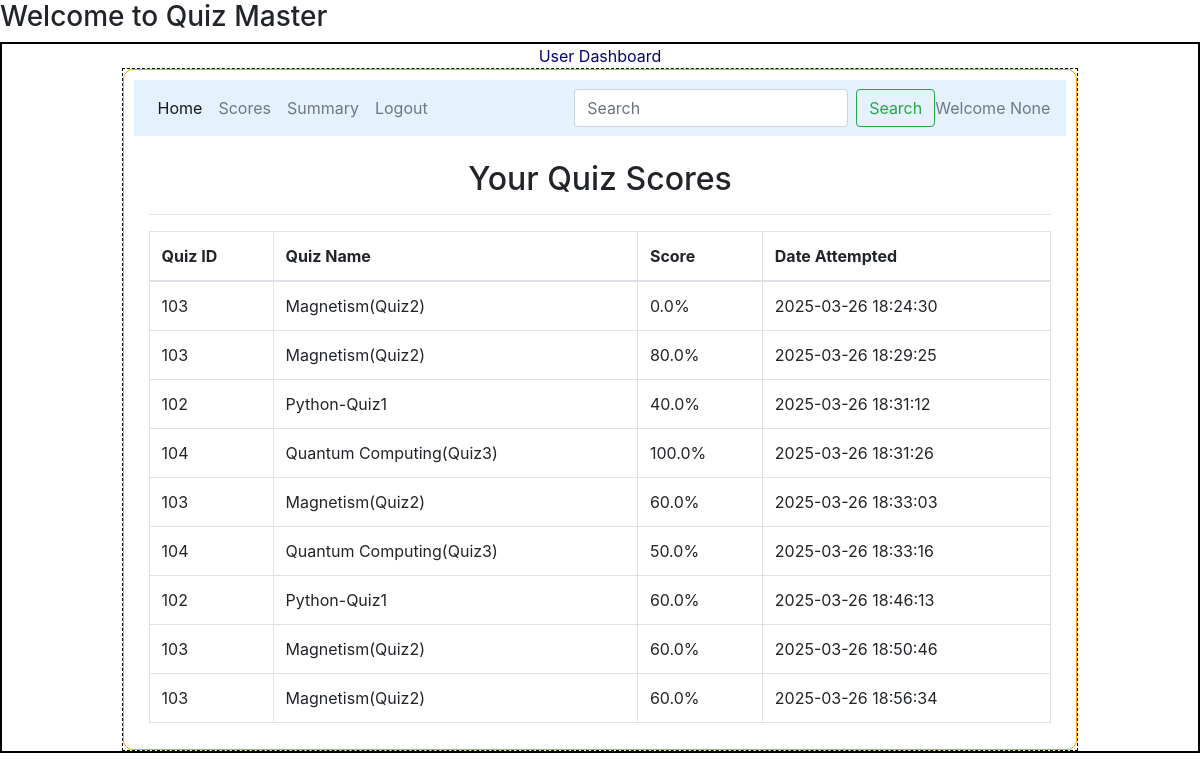
The page /view_scores/3 on the database as committed earlier.
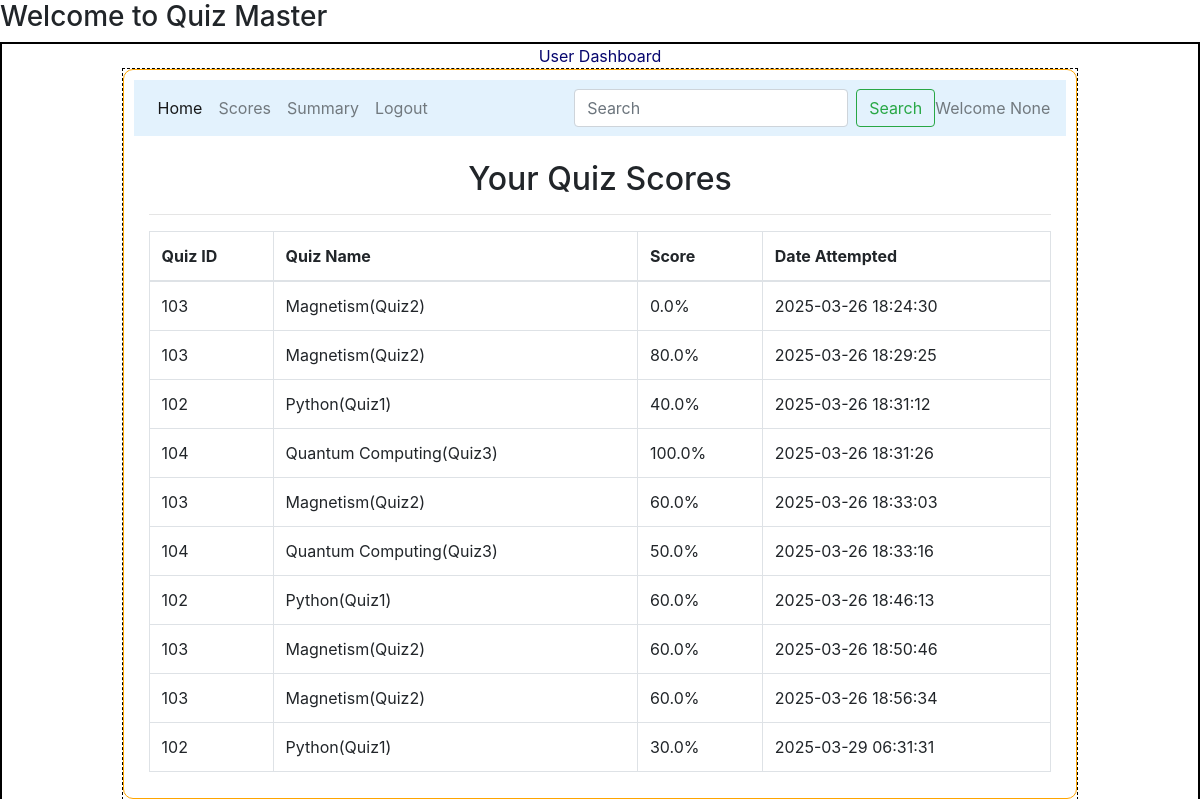
The same page on the database as committed later.
### models/model1.py (models this page shows)
class Scores(db.Model):
    __tablename__="scores"
    id=db.Column(db.Integer,primary_key=True)
    quiz_id=db.Column(db.Integer,db.ForeignKey("quiz.id", ondelete="CASCADE", onupdate="CASCADE"),nullable=False)
    user_id=db.Column(db.Integer,db.ForeignKey("user_info.id"),nullable=False)
    time_stamp_of_attempt=db.Column(db.DateTime,nullable=False)
    total_scored=db.Column(db.Float,default=0)
    quiz = db.relationship("Quiz", backref=db.backref("scores", cascade="all, delete-orphan", passive_deletes=True))
    user = db.relationship("User_Info", backref=db.backref("scores", cascade="all, delete-orphan", passive_deletes=True))

class Quiz(db.Model):
    __tablename__="quiz"
    id=db.Column(db.Integer,primary_key=True,autoincrement=True)
    chapter_id=db.Column(db.Integer,db.ForeignKey("chapter.id"),nullable=False)
    quiz_name=db.Column(db.String,nullable=False)
    date_of_quiz=db.Column(db.Date,nullable=False)
    time_duration=db.Column(db.Time,nullable=False)
    remarks=db.Column(db.String,nullable=False)
    questions=db.relationship("Questions",cascade="all,delete",backref="quiz",lazy=True)

### controllers/routes.py (the view)
@app.route('/view_scores/', defaults={'user_id': None})
@app.route('/view_scores/<int:user_id>')
def view_scores(user_id):
    user_id = user_id or session.get("user_id")
    if not user_id:
        flash("User not logged in!", "danger")
        return redirect(url_for("login"))  # Redirect to login if needed
    name = session.get("name")
    scores = Scores.query.filter_by(user_id=user_id).all()
    return render_template('view_scores.html', scores=scores, user_id=user_id,name=name)

### templates/view_scores.html
{% extends "user_layout.html" %}
{% block content %}
<div class="container mt-4">
    <h2 class="text-center">Your Quiz Scores</h2>
    <hr>
    <table class="table table-bordered">
        <thead>
            <tr>
                <th>Quiz ID</th>
                <th>Quiz Name</th>
                <th>Score</th>
                <th>Date Attempted</th>
            </tr>
        </thead>
        <tbody>
            {% for score in scores %}
            <tr>
                <td>{{ score.quiz_id }}</td>
                <td>{{ score.quiz.quiz_name }}</td>
                <td>
                    {% set max_score = score.quiz.questions|length %}
                    {% if max_score > 0 %}
                      {{ (score.total_scored / max_score * 100) | round(2) }}%
                    {% else %}
                      N/A
                    {% endif %}
                </td>
                <td>{{ score.time_stamp_of_attempt }}</td>
            </tr>
            {% endfor %}
        </tbody>
    </table>
</div>
{% endblock %}

### templates/user_layout.html (shortened to what this page needs)
<!DOCTYPE html>
<html lang="en">
<head>
    <link rel="stylesheet" href="/static/main.css">
    <link rel="stylesheet" href="https://cdn.jsdelivr.net/npm/bootstrap@4.0.0/dist/css/bootstrap.min.css">
</head>
<body>
    <h3>Welcome to Quiz Master</h3>
    <div class="my_container">
        <div class="center">User Dashboard</div>
        <div class="my_panel">
            <div class="outer_box">
            <nav class="navbar navbar-expand-lg navbar-light" style="background-color: #e3f2fd;">
                <div class="collapse navbar-collapse" id="navbarText">
                    <ul class="navbar-nav mr-auto">
                        <li class="nav-item active">
                            <a class="nav-link" href="{{url_for('user_dashboard')}}">Home</a>
                        </li>
                        <li class="nav-item">
                            <a class="nav-link" href="{{url_for('view_scores',user_id=user_id)}}">Scores</a>
                        </li>
                        <li class="nav-item">
                          <a class="nav-link" href="{{url_for('score_summary')}}">Summary </a>
                        </li>
                        <li class="nav-item">
                          <a class="nav-link" href="{{url_for('signin')}}">Logout</a>
                        </li>
                      </ul>
                      <form class="form-inline" action="{{ url_for('user_dashboard') }}" method="GET">
                        <input class="form-control mr-sm-2" type="search" name ="search" placeholder="Search" value="{{ search_query }}">
                        <button class="btn btn-outline-success my-2 my-sm-0" type="submit">Search</button>
                    </form>
                  <span class="navbar-text">
                    Welcome {{name}}
                  </span>
                </div>
              </nav>
              {%block content%}{%endblock%}
            </div>
        </div>
    </div>
    </body>
</html>

### static/main.css (style rules this page uses)
* { margin:0px; }
.my_container { border:2px solid black; }
.my_panel { width:80%; margin:auto; height:auto; border:1px dashed black; }
.outer_box { border: 1px solid orange; margin:auto; padding:10px; border-radius: 10px; text-align: justify; }
.center { text-align: center; margin: auto; color:rgb(5,5,110); }

Rows that differ between the two databases and show on the page:
changed through a linked row, Scores (number 3 of 10 on the later page): quiz.quiz_name "Python-Quiz1" → "Python(Quiz1)"
changed through a linked row, Scores (number 7 of 10 on the later page): quiz.quiz_name "Python-Quiz1" → "Python(Quiz1)"
added Scores: quiz_id "102", quiz.quiz_name "Python(Quiz1)", (score.total_scored/max_score*100)|round(2) "30.0", time_stamp_of_attempt "2025-03-29 06:31:31"
